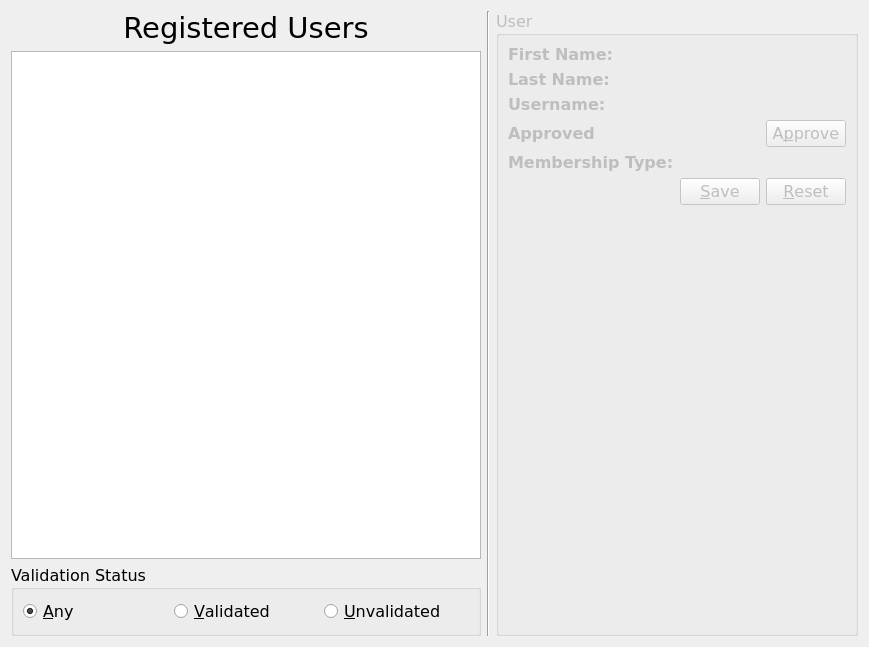
<?xml version="1.0" encoding="UTF-8"?>
<ui version="4.0">
 <class>UserManagementView</class>
 <widget class="QWidget" name="UserManagementView">
  <property name="geometry">
   <rect>
    <x>0</x>
    <y>0</y>
    <width>869</width>
    <height>647</height>
   </rect>
  </property>
  <property name="font">
   <font>
    <family>Verdana</family>
    <pointsize>12</pointsize>
   </font>
  </property>
  <property name="windowTitle">
   <string>Form</string>
  </property>
  <layout class="QHBoxLayout" name="horizontalLayout_2">
   <item>
    <layout class="QVBoxLayout" name="verticalLayout">
     <item>
      <widget class="QLabel" name="label">
       <property name="font">
        <font>
         <family>Verdana</family>
         <pointsize>22</pointsize>
        </font>
       </property>
       <property name="text">
        <string>Registered Users</string>
       </property>
       <property name="alignment">
        <set>Qt::AlignCenter</set>
       </property>
      </widget>
     </item>
     <item>
      <widget class="QTableWidget" name="tableWidgetRegisteredUsers">
       <property name="selectionMode">
        <enum>QAbstractItemView::ContiguousSelection</enum>
       </property>
       <property name="selectionBehavior">
        <enum>QAbstractItemView::SelectRows</enum>
       </property>
      </widget>
     </item>
     <item>
      <widget class="QGroupBox" name="groupBox_2">
       <property name="title">
        <string>Validation Status</string>
       </property>
       <layout class="QHBoxLayout" name="horizontalLayout">
        <item>
         <widget class="QRadioButton" name="radioButtonValidationAny">
          <property name="text">
           <string>&amp;Any</string>
          </property>
          <property name="checked">
           <bool>true</bool>
          </property>
         </widget>
        </item>
        <item>
         <widget class="QRadioButton" name="radioButtonValidationValidated">
          <property name="text">
           <string>&amp;Validated</string>
          </property>
         </widget>
        </item>
        <item>
         <widget class="QRadioButton" name="radioButtonValidationUnvalidated">
          <property name="text">
           <string>&amp;Unvalidated</string>
          </property>
         </widget>
        </item>
       </layout>
      </widget>
     </item>
    </layout>
   </item>
   <item>
    <widget class="Line" name="line">
     <property name="orientation">
      <enum>Qt::Vertical</enum>
     </property>
    </widget>
   </item>
   <item>
    <widget class="QGroupBox" name="groupBoxUserInfo">
     <property name="enabled">
      <bool>false</bool>
     </property>
     <property name="title">
      <string>User</string>
     </property>
     <layout class="QGridLayout" name="gridLayout">
      <item row="3" column="2">
       <widget class="QPushButton" name="pushButtonApprove">
        <property name="text">
         <string>A&amp;pprove</string>
        </property>
       </widget>
      </item>
      <item row="3" column="1">
       <widget class="QLabel" name="labelValidated">
        <property name="minimumSize">
         <size>
          <width>80</width>
          <height>0</height>
         </size>
        </property>
        <property name="text">
         <string/>
        </property>
       </widget>
      </item>
      <item row="4" column="0">
       <widget class="QLabel" name="label_7">
        <property name="font">
         <font>
          <weight>75</weight>
          <bold>true</bold>
         </font>
        </property>
        <property name="text">
         <string>Membership Type:</string>
        </property>
       </widget>
      </item>
      <item row="0" column="1" colspan="2">
       <widget class="QLabel" name="labelFirstName">
        <property name="text">
         <string/>
        </property>
       </widget>
      </item>
      <item row="1" column="0">
       <widget class="QLabel" name="label_4">
        <property name="font">
         <font>
          <weight>75</weight>
          <bold>true</bold>
         </font>
        </property>
        <property name="text">
         <string>Last Name: </string>
        </property>
       </widget>
      </item>
      <item row="2" column="1" colspan="2">
       <widget class="QLabel" name="labelUsername">
        <property name="text">
         <string/>
        </property>
       </widget>
      </item>
      <item row="1" column="1" colspan="2">
       <widget class="QLabel" name="labelLastName">
        <property name="text">
         <string/>
        </property>
       </widget>
      </item>
      <item row="6" column="1">
       <spacer name="verticalSpacer">
        <property name="orientation">
         <enum>Qt::Vertical</enum>
        </property>
        <property name="sizeHint" stdset="0">
         <size>
          <width>20</width>
          <height>40</height>
         </size>
        </property>
       </spacer>
      </item>
      <item row="3" column="0">
       <widget class="QLabel" name="label_5">
        <property name="font">
         <font>
          <weight>75</weight>
          <bold>true</bold>
         </font>
        </property>
        <property name="text">
         <string>Approved</string>
        </property>
       </widget>
      </item>
      <item row="4" column="1" colspan="2">
       <widget class="QLabel" name="labelRole">
        <property name="text">
         <string/>
        </property>
       </widget>
      </item>
      <item row="0" column="0">
       <widget class="QLabel" name="label_2">
        <property name="font">
         <font>
          <weight>75</weight>
          <bold>true</bold>
         </font>
        </property>
        <property name="text">
         <string>First Name:</string>
        </property>
       </widget>
      </item>
      <item row="2" column="0">
       <widget class="QLabel" name="label_3">
        <property name="font">
         <font>
          <weight>75</weight>
          <bold>true</bold>
         </font>
        </property>
        <property name="text">
         <string>Username:</string>
        </property>
       </widget>
      </item>
      <item row="5" column="1">
       <widget class="QPushButton" name="pushButton">
        <property name="text">
         <string>&amp;Save</string>
        </property>
       </widget>
      </item>
      <item row="5" column="2">
       <widget class="QPushButton" name="pushButton_2">
        <property name="text">
         <string>&amp;Reset</string>
        </property>
       </widget>
      </item>
     </layout>
    </widget>
   </item>
  </layout>
 </widget>
 <resources/>
 <connections/>
</ui>
